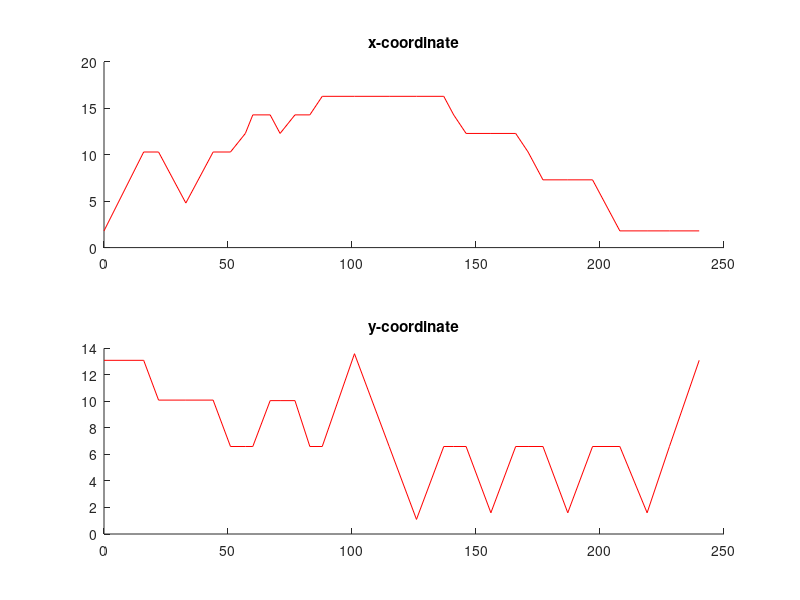

This chart was generated by the following MATLAB code:
figure;
COLORS = hsv(10);
gt = importdata('pos_5.txt');
gt(:,2) = gt(:,2) + 1.6;
gt(:,3) = gt(:,3) + 1.8;

hx = subplot(2,1,1); hold on; plot(gt(:,1),gt(:,3),'Color',COLORS(1,:)); title('x-coordinate');
hy = subplot(2,1,2); hold on; plot(gt(:,1),gt(:,2),'Color',COLORS(1,:)); title('y-coordinate');
colidx = 2;
files = dir('trajout*.csv');
for file = files'
    
    dat = importdata(file.name);
    dat(:,1) = (dat(:,1) - dat(1,1));
    dat = dat(dat(:,1)<=gt(end,1),:);
    
    plot(hx, dat(:,1),dat(:,2), 'Color',COLORS(colidx,:));
    plot(hy, dat(:,1),-dat(:,3), 'Color',COLORS(colidx,:));
    
    colidx = colidx + 1;
end